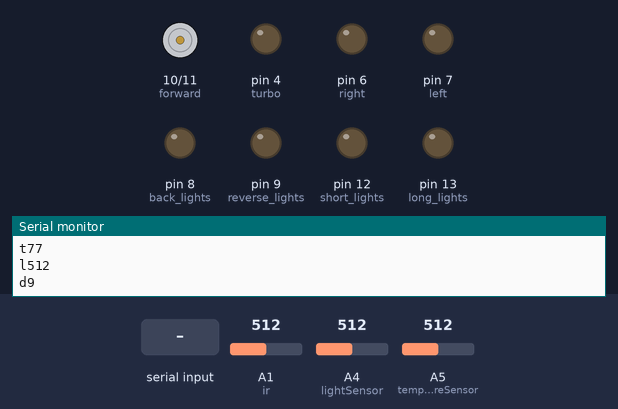
Simulated run of this sketch. Board: Arduino Uno, built with avr-gcc and run on an emulated ATmega328P. On the bench: motor-driver pin pairs drawn as motors (green arrow = first pin HIGH = forward, orange = second pin HIGH = backward, longer = more drive), output pins drawn as LEDs (lit = HIGH), the last lines printed to the serial monitor. The inputs (shaded band) are chosen by the test bench; at power-on: A1 (ir) = 512, A4 (lightSensor) = 512, A5 (temperatureSensor) = 512.

Above: at 1.2 s.
1.3 s: "b" received over Serial
At 2.1 s:
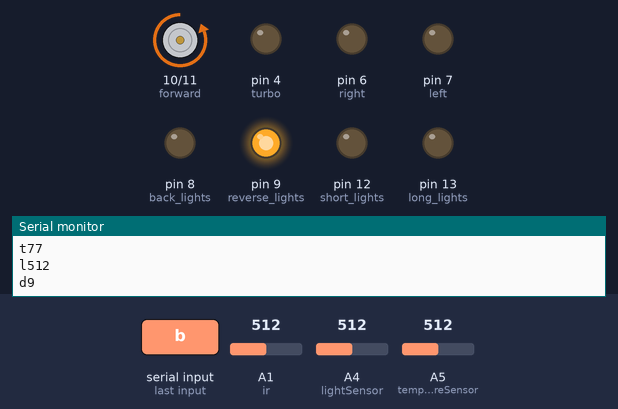
2.8 s: byte 97 ('a') received over Serial
At 3.5 s:
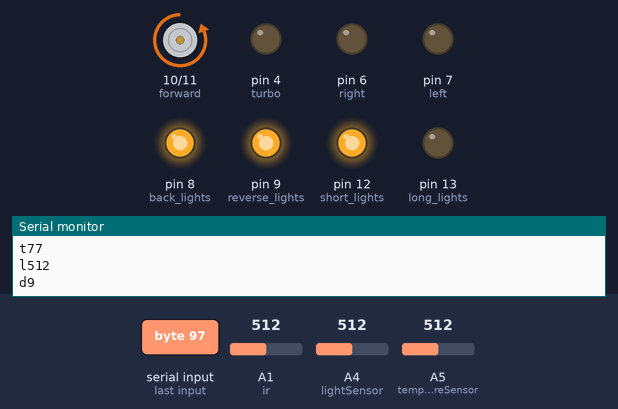
4.3 s: byte 100 ('d') received over Serial
At 5.5 s:
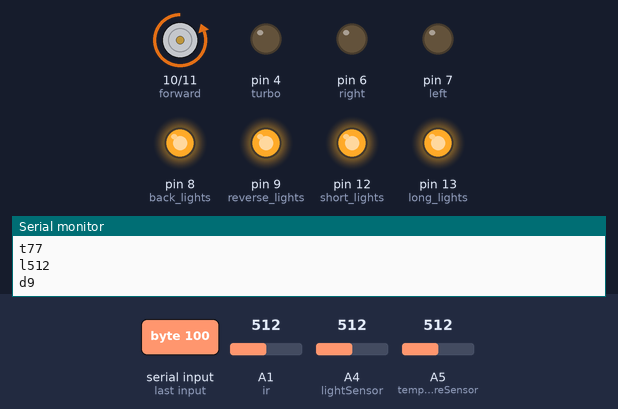
5.8 s: byte 99 ('c') received over Serial
At 7.0 s:
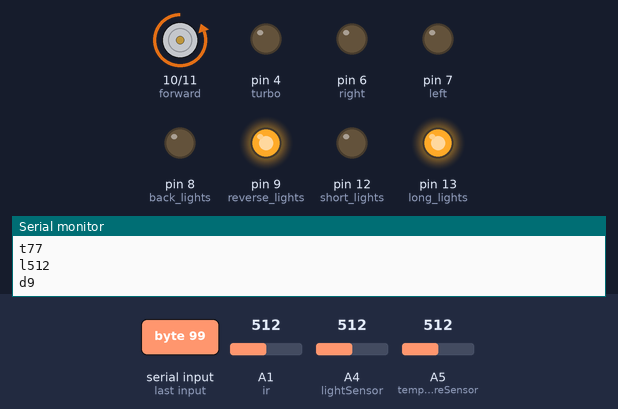
7.3 s: "y" received over Serial
At 7.9 s:
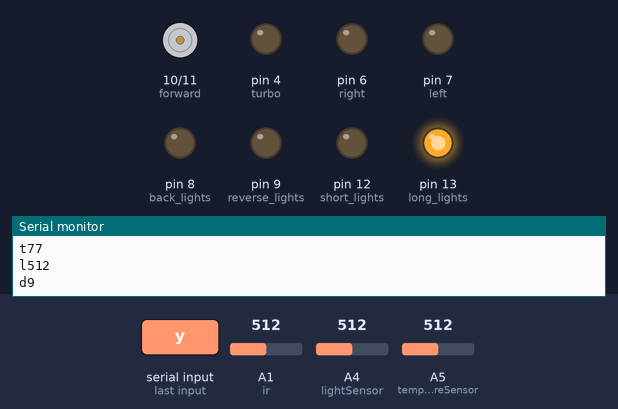
8.8 s: "t" received over Serial
At 9.2 s:
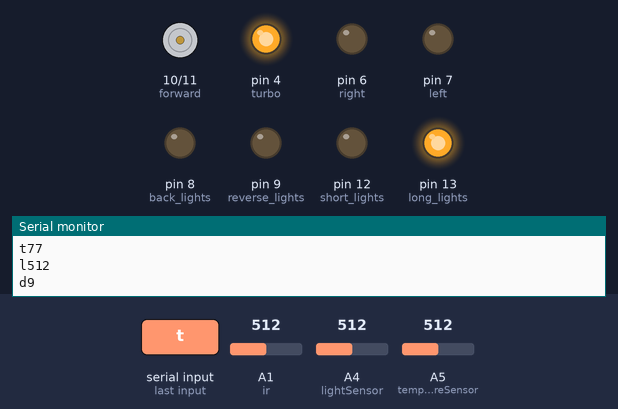
Timing chart, 0 to 11.3 s (numbered marks = the images above; inputs shaded):
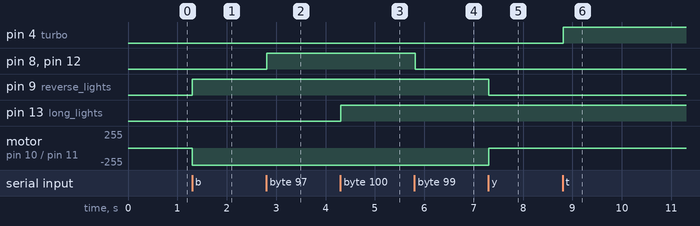

The sketch:

motobtCar.ino
```cpp
//Arduino PINS
int forward = 10; 	// Pin 12 - Forward
int reverse = 11;	// Pin 11 - Reverse
int left = 7;		// Pin 10 - Left
int right = 6;		// Pin 9  - Right
int turbo = 4;		// Pin 8  - Turbo
int short_lights = 12;	// Pin 7  - Short Lights
int long_lights = 13;	// Pin 6  - Long Lights
int back_lights = 8;	// Pin 5  - Back Lights
int reverse_lights = 9;	// Pin 4  - Reverse Lights
int temperatureSensor=A5;
int lightSensor=A4;
#define ir A1   //Infrared
unsigned long time;
char val;  // Variable to receive data from the serial port
unsigned int distance=100;//distance of object in front. 100 is just a default value

//Class required for Infrared sensor for object detection===============================================================================

#define model 1080//20150
class SharpIR
{
  public:
    SharpIR (int irPin, int avg, int tolerance, int sensorModel);
    int distance();
  private:
  int cm();
    int _irPin;
    int _model;
    int _avg;
    int _p;
    int _sum;
    int _previousDistance;
    int _tol;

};

SharpIR sharp(ir, 25, 93, model);


//Loop and setup==========================================================================================================================

void setup() {

  // initialize the digital pins as output and Input
  pinMode(forward, OUTPUT);
  pinMode(reverse, OUTPUT);
  pinMode(left, OUTPUT);
  pinMode(right, OUTPUT);
  pinMode(turbo, OUTPUT);
  pinMode(short_lights, OUTPUT);
  pinMode(long_lights, OUTPUT);
  pinMode(back_lights, OUTPUT);
  pinMode(reverse_lights, OUTPUT);
  pinMode(temperatureSensor,INPUT);
  pinMode(lightSensor,INPUT);
  pinMode(ir,INPUT);
  time=0;
  Serial.begin(9600); 	// Start serial communication at 9600bps
}
void loop() {
  performCommand();
  if(millis()-time >1000)//Read sensors once per second
  {
    time=millis();
   ReadSensors();
  }
}


//Reading the Sensors=============================================================================================================================================
  void ReadSensors()
  {
  int LightValue=analogRead(lightSensor);

    int tempValue=analogRead(temperatureSensor);
    int B=3975;                  //B value of the thermistor
    float resistance=(float)(1023-tempValue)*10000/tempValue; //get the resistance of the sensor;
    float temperatureC=1/(log(resistance/10000)/B+1/298.15)-273.15;//convert to temperature via datasheet ;
    // float temperatureC = TempValue * 0.48828125;
    int temperatureF = (temperatureC * 9.0 / 5.0) + 32.0;

    //int dis=sharp.distance();  // this returns the distance

   Serial.print('t');
   Serial.println(temperatureF);
   Serial.print('l');
   Serial.println( LightValue);
   Serial.print('d');
   Serial.println(distance);
}


//Implementation of methods required for moving the car============================================================================================================================================
// Fordward action
void go_forward() {
  digitalWrite(forward, HIGH);
  digitalWrite(turbo, LOW);
  digitalWrite(reverse, LOW);
}

// Stop Forward action
void stop_go_forward() {
  digitalWrite(forward, LOW);
}

// Reverse action
void go_reverse() {
  digitalWrite(reverse, HIGH);
  digitalWrite(forward, LOW);
  digitalWrite(turbo, LOW);
  digitalWrite(reverse_lights, HIGH);
}

// Stop Reverse action
void stop_go_reverse() {
  digitalWrite(reverse, LOW);
  digitalWrite(reverse_lights, LOW);
}

// Turbo action
void go_turbo() {
  digitalWrite(turbo, HIGH);
  digitalWrite(forward, LOW);
  digitalWrite(reverse, LOW);
}

// Stop Turbo action
void stop_go_turbo() {
  digitalWrite(turbo, LOW);
}

// Left action
void go_left() {
  digitalWrite(left, HIGH);
  digitalWrite(right, LOW);
}

// Right action
void go_right() {
  digitalWrite(right, HIGH);
  digitalWrite(left, LOW);
}

// Stop turn action
void stop_turn() {
  digitalWrite(right, LOW);
  digitalWrite(left, LOW);
}

// Stop car
void stop_car() {
  digitalWrite(forward, LOW);
  digitalWrite(reverse, LOW);
  digitalWrite(turbo, LOW);
  digitalWrite(right, LOW);
  digitalWrite(left, LOW);
  digitalWrite(reverse_lights, LOW);
  digitalWrite(short_lights,LOW);
}

// Short Lights ON
void lights_on() {
  digitalWrite(short_lights, HIGH);
  digitalWrite(back_lights, HIGH);
}

// Short Lights OFF
void lights_off() {
  digitalWrite(short_lights, LOW);
  digitalWrite(back_lights, LOW);
}

// Long Lights ON
void long_lights_on() {
  digitalWrite(long_lights, HIGH);
}

// Long Lights OFF
void long_lights_off() {
  digitalWrite(long_lights, LOW);
}

// Reverse Lights ON
void back_lights_on() {
  digitalWrite(reverse_lights, HIGH);
}

// Reverse Lights OFF
void back_lights_off() {
  digitalWrite(reverse_lights, LOW);
}

// Read serial port and perform command
void performCommand() {
     distance=sharp.distance();  // don't move if you are too close to an object infront of you
    if(distance<=20)         //stop forward moving if object infront of you is closer than 20 cm
       stop_go_forward();

  if (Serial.available()) {
    val = Serial.read();
  //  Serial.println(val);
  }
    if (val == 'f' && distance>20) { // Forward
      go_forward();
    } else if (val == 'z') { // Stop Forward
      stop_go_forward();
    } else if (val == 'b') { // Backward
      go_reverse();
    } else if (val == 'y') { // Stop Backward
      stop_go_reverse();
    } else if (val == 't') { // Turbo
      go_turbo();
    } else if (val == 'x') { // Stop Turbo
      stop_go_turbo();
    } else if (val == 'r') { // Right
      go_right();
    } else if (val == 'l') { // Left
      go_left();
    } else if (val == 'v') { // Stop Turn
      stop_turn();
    } else if (val == 's') { // Stop
      stop_car();
    } else if (val == 'a') { // Short Lights
      lights_on();
    } else if (val == 'c') { // Stop Short Lights
      lights_off();
    } else if (val == 'd') { // Long Lights
      long_lights_on();
    } else if (val == 'e') { // Stop Long Lights
      long_lights_off();
    }
  else if (val=='w')
  {
  delay(1000);
  }
}


//Implementation of class SharpIR for Infrared object detector=====================================================================================================================================


SharpIR::SharpIR(int irPin, int avg, int tolerance, int sensorModel) {

    _irPin=irPin;
    _avg=avg;
    _tol=tolerance/100;
    _model=sensorModel;

    analogReference(DEFAULT);
}

int SharpIR::cm() {

    int raw=analogRead(_irPin);
    float voltFromRaw=map(raw, 0, 1023, 0, 5000);

    int puntualDistance;

    if (_model==1080) {

        puntualDistance=27.728*pow(voltFromRaw/1000, -1.2045);

    }else if (_model==20150){

        puntualDistance=61.573*pow(voltFromRaw/1000, -1.1068);

    }
    return puntualDistance;
}


int SharpIR::distance() {
    _p=0;
    _sum=0;
    for (int i=0; i<_avg; i++){

        int foo=cm();

        if (foo>=(_tol*_previousDistance)){

            _previousDistance=foo;
            _sum=_sum+foo;
            _p++;

        }


    }


    int accurateDistance=_sum/_p;

    return accurateDistance;

}
```

Measured:
- after the input at 1.3 s, pin 9 (reverse_lights): LOW → HIGH at once; motor on pin 10 (forward) / pin 11 (reverse): stopped → backward 255/255 at once
- after the input at 2.8 s, pin 8 (back_lights), pin 12 (short_lights): LOW → HIGH at once
- after the input at 4.3 s, pin 13 (long_lights): LOW → HIGH at once
- after the input at 5.8 s, pin 8 (back_lights), pin 12 (short_lights): HIGH → LOW at once
- after the input at 7.3 s, pin 9 (reverse_lights): HIGH → LOW at once; motor on pin 10 (forward) / pin 11 (reverse): backward 255/255 → stopped at once
- after the input at 8.8 s, pin 4 (turbo): LOW → HIGH at once
